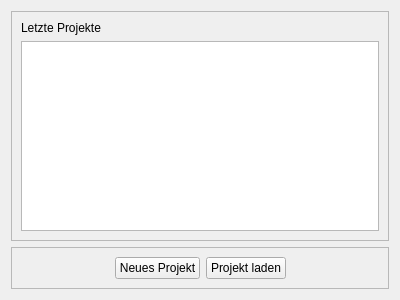
<?xml version="1.0" encoding="UTF-8"?>
<ui version="4.0">
 <class>Form</class>
 <widget class="QWidget" name="Form">
  <property name="geometry">
   <rect>
    <x>0</x>
    <y>0</y>
    <width>400</width>
    <height>300</height>
   </rect>
  </property>
  <property name="windowTitle">
   <string>Form</string>
  </property>
  <layout class="QGridLayout" name="gridLayout_2">
   <item row="0" column="0">
    <widget class="QFrame" name="start_frame">
     <property name="enabled">
      <bool>true</bool>
     </property>
     <property name="frameShape">
      <enum>QFrame::StyledPanel</enum>
     </property>
     <property name="frameShadow">
      <enum>QFrame::Raised</enum>
     </property>
     <layout class="QGridLayout" name="gridLayout">
      <item row="0" column="0">
       <widget class="QLabel" name="lbl_text">
        <property name="text">
         <string>Letzte Projekte</string>
        </property>
       </widget>
      </item>
      <item row="1" column="0">
       <widget class="QListWidget" name="projects_list_view"/>
      </item>
     </layout>
    </widget>
   </item>
   <item row="1" column="0">
    <widget class="QFrame" name="start_frame_2">
     <property name="sizePolicy">
      <sizepolicy hsizetype="Preferred" vsizetype="Maximum">
       <horstretch>0</horstretch>
       <verstretch>0</verstretch>
      </sizepolicy>
     </property>
     <property name="frameShape">
      <enum>QFrame::StyledPanel</enum>
     </property>
     <property name="frameShadow">
      <enum>QFrame::Raised</enum>
     </property>
     <layout class="QHBoxLayout" name="horizontalLayout">
      <item>
       <spacer name="horizontalSpacer">
        <property name="orientation">
         <enum>Qt::Horizontal</enum>
        </property>
        <property name="sizeHint" stdset="0">
         <size>
          <width>40</width>
          <height>20</height>
         </size>
        </property>
       </spacer>
      </item>
      <item>
       <widget class="QPushButton" name="new_project_button">
        <property name="text">
         <string>Neues Projekt</string>
        </property>
       </widget>
      </item>
      <item>
       <widget class="QPushButton" name="pushButton">
        <property name="text">
         <string>Projekt laden</string>
        </property>
       </widget>
      </item>
      <item>
       <spacer name="horizontalSpacer_2">
        <property name="orientation">
         <enum>Qt::Horizontal</enum>
        </property>
        <property name="sizeHint" stdset="0">
         <size>
          <width>40</width>
          <height>20</height>
         </size>
        </property>
       </spacer>
      </item>
     </layout>
    </widget>
   </item>
  </layout>
 </widget>
 <resources/>
 <connections/>
</ui>
